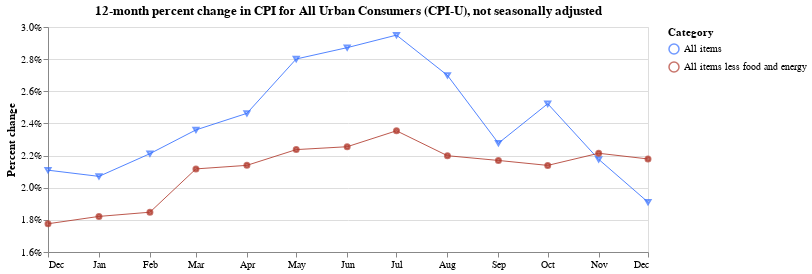

Notebook code for this chart:
### Code cell
base = alt.Chart(
    two_cats,
    title="12-month percent change in CPI for All Urban Consumers (CPI-U), not seasonally adjusted"
).encode(
    x=alt.X(
        "date:T",
        timeUnit="utcyearmonth",
        axis=alt.Axis(
            title=None,
            labelAngle=0,
            grid=False,
            format="%b"
        )
    ),
    y=alt.Y(
        "pct_change:Q",
        axis=alt.Axis(title="Percent change", format='%'),
        scale=alt.Scale(domain=[0.016, 0.03])
    ),
    color=alt.Color(
        "series_items_name:N",
        legend=alt.Legend(title="Category"),
        scale=alt.Scale(range=["#336EFF", "#B03A2E",])
    )
)

line = base.mark_line(strokeWidth=0.85)
exes = base.transform_filter(alt.datum.series_items_name == 'All items').mark_point(shape="triangle-down", size=25)
points = base.transform_filter(alt.datum.series_items_name == 'All items less food and energy').mark_point(size=25, fill="#B03A2E")

(line + exes + points).properties(width=600, height=225)
